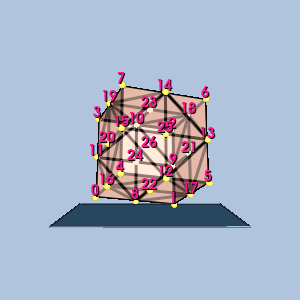

This chart was generated by the following Python code:
#!/usr/bin/env python

# Render a single tri-quadratic hexahedron isoparametric cell with
# vertex-ordering labels, gold sphere glyphs at the vertices, and a
# translucent plinth.

# Factory overrides: importing these modules registers the OpenGL rendering
# and interaction style implementations for vtkRenderingCore factory classes.
import vtkmodules.vtkInteractionStyle  # noqa: F401
import vtkmodules.vtkRenderingOpenGL2  # noqa: F401
# VTK pipeline classes used in this example
from vtkmodules.vtkCommonCore import vtkPoints
from vtkmodules.vtkCommonDataModel import (
    vtkTriQuadraticHexahedron,
    vtkUnstructuredGrid,
)
from vtkmodules.vtkCommonTransforms import vtkTransform
from vtkmodules.vtkFiltersGeneral import vtkTransformFilter
from vtkmodules.vtkFiltersSources import (
    vtkCubeSource,
    vtkSphereSource,
)
from vtkmodules.vtkRenderingCore import (
    vtkActor,
    vtkActor2D,
    vtkDataSetMapper,
    vtkGlyph3DMapper,
    vtkPolyDataMapper,
    vtkProperty,
    vtkRenderWindow,
    vtkRenderWindowInteractor,
    vtkRenderer,
    vtkTextProperty,
)
from vtkmodules.vtkRenderingLabel import vtkLabeledDataMapper

# Colors (normalized RGB)
dark_salmon_rgb = (0.914, 0.588, 0.478)
seashell_rgb = (1.0, 0.961, 0.933)
gold_rgb = (1.0, 0.843, 0.0)
yellow_rgb = (1.0, 1.0, 0.0)
steel_blue_rgb = (0.275, 0.510, 0.706)
light_steel_blue_rgb = (0.690, 0.769, 0.871)
deep_pink_rgb = (1.0, 0.078, 0.576)
background_rgb = (0.690, 0.769, 0.871)

# Cell: build from parametric coordinates
cell = vtkTriQuadraticHexahedron()
pc = cell.GetParametricCoords()
for i in range(cell.GetNumberOfPoints()):
    cell.GetPointIds().SetId(i, i)
    cell.GetPoints().SetPoint(i, pc[3 * i], pc[3 * i + 1], pc[3 * i + 2])

# Unstructured grid
grid = vtkUnstructuredGrid()
grid.SetPoints(cell.GetPoints())
grid.InsertNextCell(cell.GetCellType(), cell.GetPointIds())

# Rotate for 3D viewing
rot = vtkTransform()
rot.RotateX(-20)
rot.RotateY(20)
rtf = vtkTransformFilter()
rtf.SetTransform(rot)
rtf.SetInputData(grid)
rtf.Update()
grid.SetPoints(rtf.GetOutput().GetPoints())

# Center the cell at the origin
bounds = grid.GetBounds()
pts = grid.GetPoints()
new_pts = vtkPoints()
new_pts.SetNumberOfPoints(pts.GetNumberOfPoints())
for i in range(pts.GetNumberOfPoints()):
    px, py, pz = pts.GetPoint(i)
    new_pts.SetPoint(i, px - (bounds[0] + bounds[1]) / 2.0,
                     py - (bounds[2] + bounds[3]) / 2.0,
                     pz - (bounds[4] + bounds[5]) / 2.0)
grid.SetPoints(new_pts)

# Cell surface property
cell_surface_property = vtkProperty()
cell_surface_property.SetAmbientColor(dark_salmon_rgb)
cell_surface_property.SetDiffuseColor(seashell_rgb)
cell_surface_property.SetSpecularColor(1.0, 1.0, 1.0)
cell_surface_property.SetSpecular(0.5)
cell_surface_property.SetDiffuse(0.7)
cell_surface_property.SetAmbient(0.5)
cell_surface_property.SetSpecularPower(20.0)
cell_surface_property.SetOpacity(0.9)
cell_surface_property.EdgeVisibilityOn()
cell_surface_property.SetLineWidth(3)

mapper = vtkDataSetMapper()
mapper.SetInputData(grid)
actor = vtkActor()
actor.SetMapper(mapper)
actor.SetProperty(cell_surface_property)

# Vertex labels
label_text_property = vtkTextProperty()
label_text_property.BoldOn()
label_text_property.ShadowOn()
label_text_property.SetJustificationToCentered()
label_text_property.SetColor(deep_pink_rgb)
label_text_property.SetFontSize(14)

label_mapper = vtkLabeledDataMapper()
label_mapper.SetInputData(grid)
label_mapper.SetLabelTextProperty(label_text_property)
label_actor = vtkActor2D()
label_actor.SetMapper(label_mapper)

# Vertex glyphs: gold spheres
sphere = vtkSphereSource()
sphere.SetPhiResolution(21)
sphere.SetThetaResolution(21)
sphere.SetRadius(0.04)

glyph_mapper = vtkGlyph3DMapper()
glyph_mapper.SetInputData(grid)
glyph_mapper.SetSourceConnection(sphere.GetOutputPort())
glyph_mapper.ScalingOn()
glyph_mapper.ScalarVisibilityOff()

point_glyph_property = vtkProperty()
point_glyph_property.SetAmbientColor(gold_rgb)
point_glyph_property.SetDiffuseColor(yellow_rgb)
point_glyph_property.SetSpecularColor(1.0, 1.0, 1.0)
point_glyph_property.SetSpecular(0.5)
point_glyph_property.SetDiffuse(0.7)
point_glyph_property.SetAmbient(0.5)
point_glyph_property.SetSpecularPower(20.0)
point_glyph_property.SetOpacity(1.0)

glyph_actor = vtkActor()
glyph_actor.SetMapper(glyph_mapper)
glyph_actor.SetProperty(point_glyph_property)

# Plinth: translucent platform beneath the 3D cell
nb = grid.GetBounds()
nd = (nb[1] - nb[0], nb[3] - nb[2], nb[5] - nb[4])
thick = nd[2] * 0.01
plinth_source = vtkCubeSource()
plinth_source.SetCenter((nb[1] + nb[0]) / 2.0, nb[2] - thick / 2.0 - 0.05, (nb[5] + nb[4]) / 2.0)
plinth_source.SetXLength(nd[0] + nd[0] * 0.5)
plinth_source.SetYLength(thick)
plinth_source.SetZLength(nd[2] + nd[2] * 0.5)

plinth_property = vtkProperty()
plinth_property.SetAmbientColor(steel_blue_rgb)
plinth_property.SetDiffuseColor(light_steel_blue_rgb)
plinth_property.SetSpecularColor(1.0, 1.0, 1.0)
plinth_property.SetSpecular(0.5)
plinth_property.SetDiffuse(0.7)
plinth_property.SetAmbient(0.5)
plinth_property.SetSpecularPower(20.0)
plinth_property.SetOpacity(0.8)
plinth_property.EdgeVisibilityOn()
plinth_property.SetLineWidth(1)

plinth_mapper = vtkPolyDataMapper()
plinth_mapper.SetInputConnection(plinth_source.GetOutputPort())
plinth_actor = vtkActor()
plinth_actor.SetMapper(plinth_mapper)
plinth_actor.SetProperty(plinth_property)

# Renderer
renderer = vtkRenderer()
renderer.AddActor(actor)
renderer.AddActor(label_actor)
renderer.AddActor(glyph_actor)
renderer.AddActor(plinth_actor)
renderer.SetBackground(background_rgb)

# Window
render_window = vtkRenderWindow()
render_window.AddRenderer(renderer)
render_window.SetWindowName("isoparametric cell tri quadratic hexahedron")
render_window.SetMultiSamples(0)
render_window.SetSize(300, 300)

# Interactor
render_window_interactor = vtkRenderWindowInteractor()
render_window_interactor.SetRenderWindow(render_window)

# Scene: configure the camera
renderer.ResetCamera()

render_window_interactor.Initialize()
render_window_interactor.Start()
